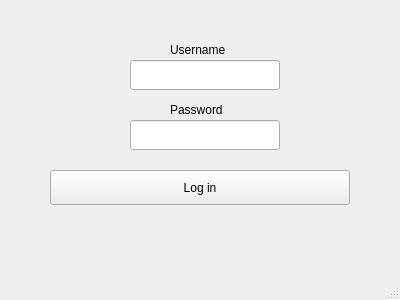
<?xml version="1.0" encoding="UTF-8"?>
<ui version="4.0">
 <class>login_screen</class>
 <widget class="QMainWindow" name="login_screen">
  <property name="geometry">
   <rect>
    <x>0</x>
    <y>0</y>
    <width>400</width>
    <height>300</height>
   </rect>
  </property>
  <property name="sizePolicy">
   <sizepolicy hsizetype="Fixed" vsizetype="Fixed">
    <horstretch>0</horstretch>
    <verstretch>0</verstretch>
   </sizepolicy>
  </property>
  <property name="minimumSize">
   <size>
    <width>400</width>
    <height>300</height>
   </size>
  </property>
  <property name="maximumSize">
   <size>
    <width>400</width>
    <height>300</height>
   </size>
  </property>
  <property name="windowTitle">
   <string>Login window</string>
  </property>
  <property name="styleSheet">
   <string notr="true"/>
  </property>
  <property name="tabShape">
   <enum>QTabWidget::Rounded</enum>
  </property>
  <widget class="QWidget" name="centralwidget">
   <widget class="QPushButton" name="log_in_button">
    <property name="geometry">
     <rect>
      <x>50</x>
      <y>170</y>
      <width>300</width>
      <height>35</height>
     </rect>
    </property>
    <property name="focusPolicy">
     <enum>Qt::NoFocus</enum>
    </property>
    <property name="text">
     <string>Log in</string>
    </property>
   </widget>
   <widget class="QLabel" name="uname_label">
    <property name="geometry">
     <rect>
      <x>170</x>
      <y>40</y>
      <width>75</width>
      <height>20</height>
     </rect>
    </property>
    <property name="text">
     <string>Username</string>
    </property>
   </widget>
   <widget class="QLineEdit" name="username">
    <property name="geometry">
     <rect>
      <x>130</x>
      <y>60</y>
      <width>150</width>
      <height>30</height>
     </rect>
    </property>
    <property name="whatsThis">
     <string>&lt;html&gt;&lt;head/&gt;&lt;body&gt;&lt;p&gt;Input your login here&lt;/p&gt;&lt;/body&gt;&lt;/html&gt;</string>
    </property>
    <property name="text">
     <string/>
    </property>
   </widget>
   <widget class="QLineEdit" name="password">
    <property name="geometry">
     <rect>
      <x>130</x>
      <y>120</y>
      <width>150</width>
      <height>30</height>
     </rect>
    </property>
    <property name="whatsThis">
     <string>&lt;html&gt;&lt;head/&gt;&lt;body&gt;&lt;p&gt;Input your password here&lt;/p&gt;&lt;/body&gt;&lt;/html&gt;</string>
    </property>
    <property name="echoMode">
     <enum>QLineEdit::Password</enum>
    </property>
   </widget>
   <widget class="QLabel" name="pswd_label">
    <property name="geometry">
     <rect>
      <x>170</x>
      <y>100</y>
      <width>70</width>
      <height>20</height>
     </rect>
    </property>
    <property name="text">
     <string>Password</string>
    </property>
   </widget>
  </widget>
  <widget class="QMenuBar" name="menubar">
   <property name="geometry">
    <rect>
     <x>0</x>
     <y>0</y>
     <width>400</width>
     <height>25</height>
    </rect>
   </property>
  </widget>
  <widget class="QStatusBar" name="statusbar"/>
 </widget>
 <resources/>
 <connections/>
</ui>
